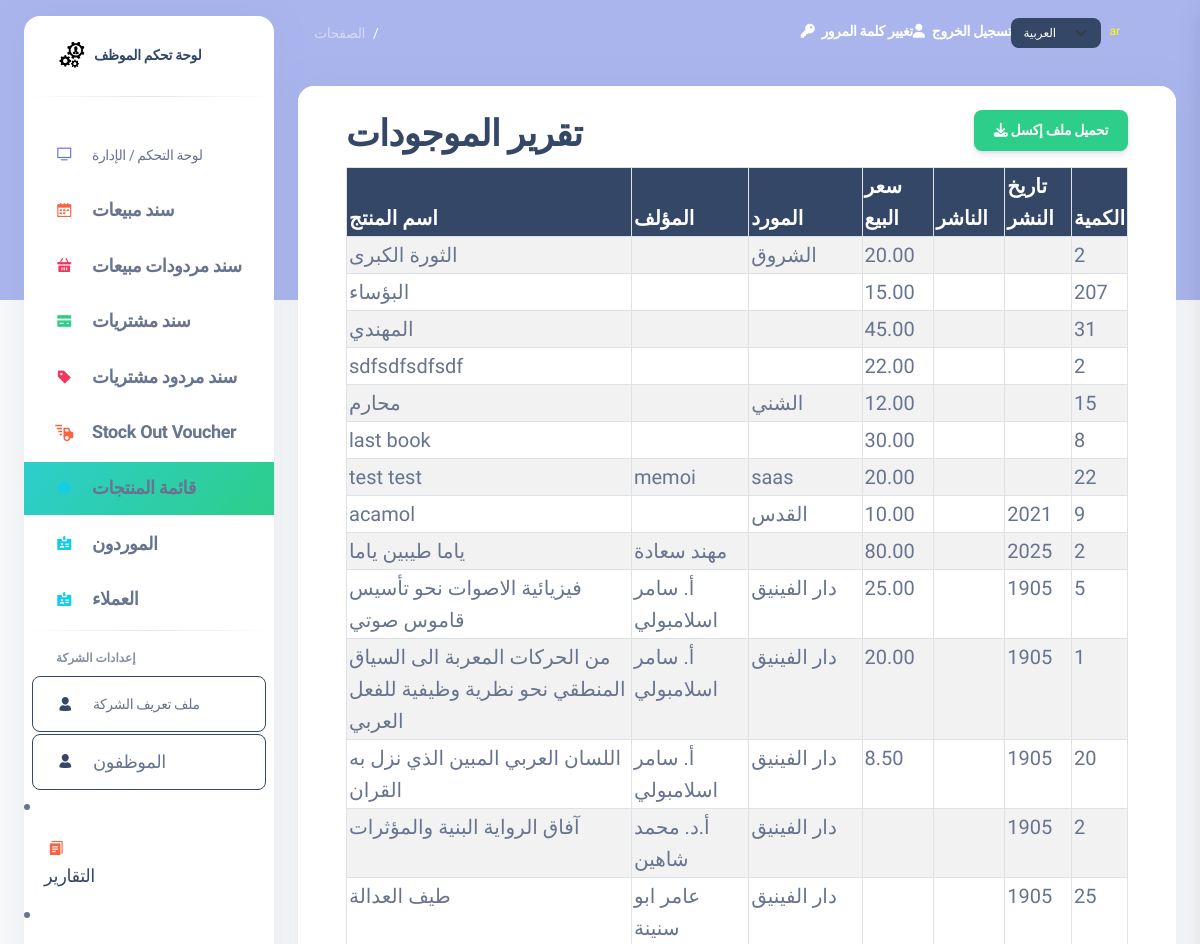
/stock_products_report/ (upper part), run on an earlier commit of the app's database.
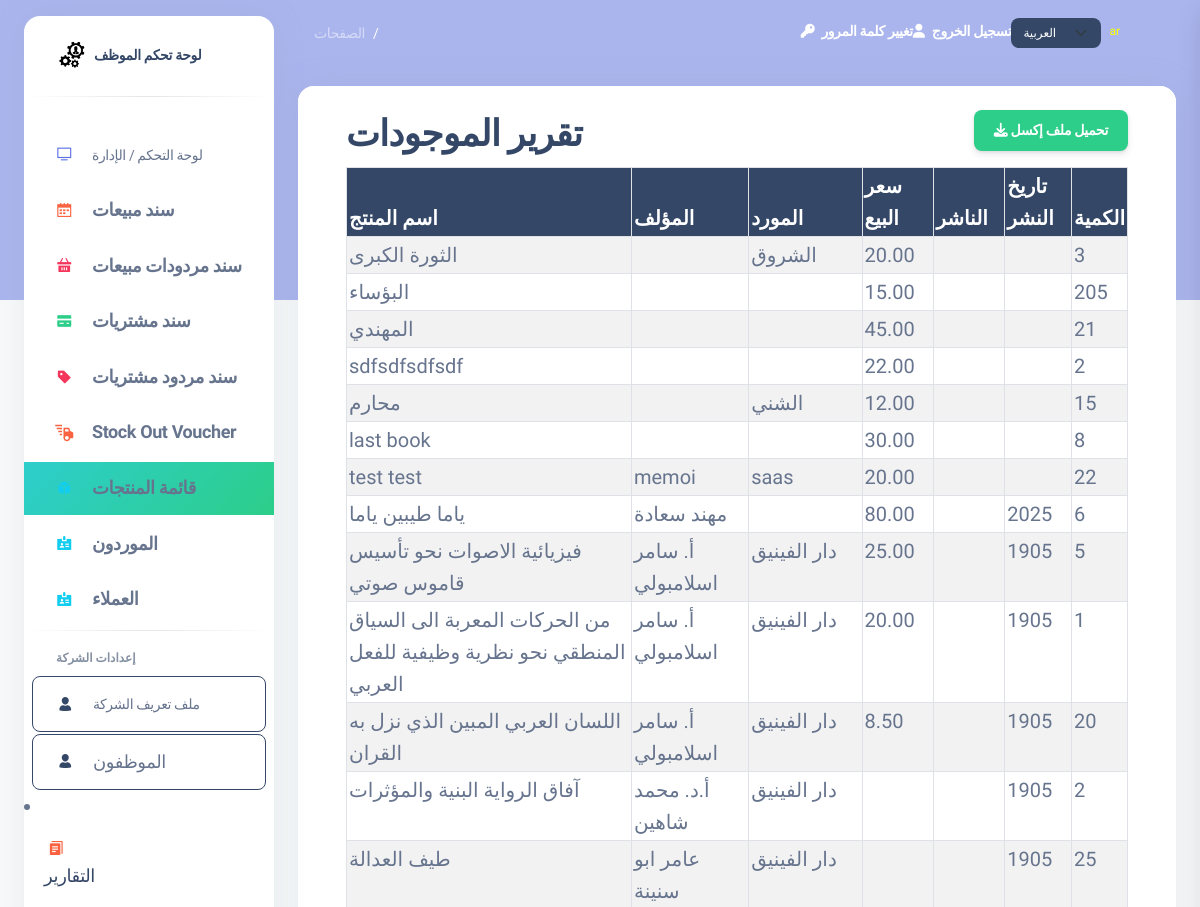
And on a later commit of the database.
### my_app/models.py (models this page shows, shortened)
class Product(models.Model):
    product_name = models.CharField(max_length=255)
    quantity = models.IntegerField(default=0)
    purchasing_price = models.DecimalField(max_digits=6, decimal_places=2)
    sale_price = models.DecimalField(max_digits=6, decimal_places=2, null=True, blank=True)
    category = models.CharField(max_length=100, blank=True, null=True)
    expiry_date = models.DateField(blank=True, null=True)
    isbn = models.CharField(max_length=32, unique=True , null=True, blank=True)
    production_date = models.DateField(blank=True, null=True)
    author = models.CharField(max_length=255, blank=True, null=True)
    publisher = models.CharField(max_length=255, blank=True, null=True)#publisher
    supplier = models.CharField(max_length=255, blank=True, null=True)
    employee = models.ForeignKey(Employee, related_name="products", on_delete=models.CASCADE, null=True, blank=True)
    created_at = models.DateTimeField(auto_now_add=True)
    updated_at = models.DateTimeField(auto_now=True)
    objects = ProductManager()

### my_app/views.py (the view)
# urls.py: path('stock_products_report/', views.stock_products_report, name='stock_products_report'),
def stock_products_report(request):
    products = models.Product.objects.filter(quantity__gt=0)
    context = {
        'products': products,
    }
    return render(request, 'stock_products_report.html', context)

### my_app/templates/stock_products_report.html (shortened to what this page needs)
{% extends 'layouts/base.html' %}
{% load i18n %}
{% block content %}
  <div class="card" id="printableTable">
    <div class="card-header">
        <div class="container">
            <div class="d-flex justify-content-between align-items-center">
                <h2>{% trans "Stock Products Report" %}</h2>
                <a href="{% url 'download_stock_products_excel' %}" class="btn btn-success">
                    <i class="fas fa-download"></i> {% trans "Download Excel" %}
                </a>
            </div>
            <div class="table-responsive p-0">
            <table class="table table-striped table-bordered">
                <thead class="table-dark">
                    <tr>
                        <th>{% trans "Product Name" %}</th>
                        <th>{% trans "Author" %}</th>
                        <th>{% trans "Supplier" %}</th>
                        <th>{% trans "Sale Price" %}</th>
                        <th>{% trans "Publisher" %}</th>
                        <th>{% trans "Production Date" %}</th>
                        <th>{% trans "Quantity" %}</th>
                    </tr>
                </thead>
                <tbody>
                    {% for product in products %}
                    <tr>
                        <td>{{ product.product_name|default:"" }}</td>
                        <td>{{ product.author|default:"" }}</td>
                        <td>{{ product.supplier|default:"" }}</td>
                        <td>{{ product.sale_price|default:"" }}</td>
                        <td>{{ product.publisher|default:"" }}</td>
                        <td>{{ product.production_date|date:"Y"|default:"" }}</td>
                        <td>{{ product.quantity }}</td>
                    </tr>
                    {% endfor %}
                </tbody>
            </table>
        </div>
    </div>
  </div>
</div>
{% endblock %}

What changed in the data, as far as the page shows it:
no longer on this page (row edited): Product: product_name "acamol", supplier "القدس", sale_price "10.00", production_date "2021", quantity "9"
changed Product "الثورة الكبرى": quantity "2" → "3"
changed Product "البؤساء": quantity "207" → "205"
changed Product "المهندي": quantity "31" → "21"
changed Product "ياما طيبين ياما": quantity "2" → "6"
